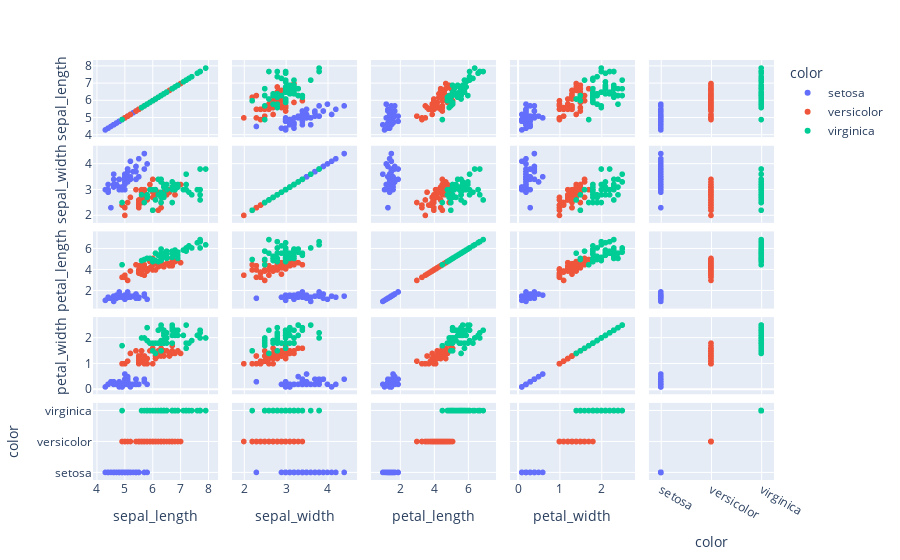

Notebook cell for this chart:
### Code cell
fig4=px.scatter_matrix(data4[data4.dtypes[data4.dtypes=='float64'].index],color=data4['species'])
fig4.show()

### Figure 1 — Plotly figure (JSON) as saved in the notebook; plotly's stock layout.template omitted (floating-point values rounded to 4 significant figures)
{"data": [{"dimensions": [{"axis": {"matches": true}, "label": "sepal_length", "values": [5.1, 4.9, 4.7, 4.6, 5, 5.4, 4.6, 5, 4.4, 4.9, 5.4, 4.8, 4.8, 4.3, 5.8, 5.7, 5.4, 5.1, 5.7, 5.1, 5.4, 5.1, 4.6, 5.1, 4.8, 5, 5, 5.2, 5.2, 4.7, 4.8, 5.4, 5.2, 5.5, 4.9, 5, 5.5, 4.9, 4.4, 5.1, 5, 4.5, 4.4, 5, 5.1, 4.8, 5.1, 4.6, 5.3, 5]}, {"axis": {"matches": true}, "label": "sepal_width", "values": [3.5, 3, 3.2, 3.1, 3.6, 3.9, 3.4, 3.4, 2.9, 3.1, 3.7, 3.4, 3, 3, 4, 4.4, 3.9, 3.5, 3.8, 3.8, 3.4, 3.7, 3.6, 3.3, 3.4, 3, 3.4, 3.5, 3.4, 3.2, 3.1, 3.4, 4.1, 4.2, 3.1, 3.2, 3.5, 3.1, 3, 3.4, 3.5, 2.3, 3.2, 3.5, 3.8, 3, 3.8, 3.2, 3.7, 3.3]}, {"axis": {"matches": true}, "label": "petal_length", "values": [1.4, 1.4, 1.3, 1.5, 1.4, 1.7, 1.4, 1.5, 1.4, 1.5, 1.5, 1.6, 1.4, 1.1, 1.2, 1.5, 1.3, 1.4, 1.7, 1.5, 1.7, 1.5, 1, 1.7, 1.9, 1.6, 1.6, 1.5, 1.4, 1.6, 1.6, 1.5, 1.5, 1.4, 1.5, 1.2, 1.3, 1.5, 1.3, 1.5, 1.3, 1.3, 1.3, 1.6, 1.9, 1.4, 1.6, 1.4, 1.5, 1.4]}, {"axis": {"matches": true}, "label": "petal_width", "values": [0.2, 0.2, 0.2, 0.2, 0.2, 0.4, 0.3, 0.2, 0.2, 0.1, 0.2, 0.2, 0.1, 0.1, 0.2, 0.4, 0.4, 0.3, 0.3, 0.3, 0.2, 0.4, 0.2, 0.5, 0.2, 0.2, 0.4, 0.2, 0.2, 0.2, 0.2, 0.4, 0.1, 0.2, 0.1, 0.2, 0.2, 0.1, 0.2, 0.2, 0.3, 0.3, 0.2, 0.6, 0.4, 0.3, 0.2, 0.2, 0.2, 0.2]}, {"axis": {"matches": true}, "label": "color", "values": ["setosa", "setosa", "setosa", "setosa", "setosa", "setosa", "setosa", "setosa", "setosa", "setosa", "setosa", "setosa", "setosa", "setosa", "setosa", "setosa", "setosa", "setosa", "setosa", "setosa", "setosa", "setosa", "setosa", "setosa", "setosa", "setosa", "setosa", "setosa", "setosa", "setosa", "setosa", "setosa", "setosa", "setosa", "setosa", "setosa", "setosa", "setosa", "setosa", "setosa", "setosa", "setosa", "setosa", "setosa", "setosa", "setosa", "setosa", "setosa", "setosa", "setosa"]}], "hovertemplate": "color=setosa<br>%{xaxis.title.text}=%{x}<br>%{yaxis.title.text}=%{y}<extra></extra>", "legendgroup": "setosa", "marker": {"color": "#636efa", "symbol": "circle"}, "name": "setosa", "showlegend": true, "type": "splom"}, {"dimensions": [{"axis": {"matches": true}, "label": "sepal_length", "values": [7, 6.4, 6.9, 5.5, 6.5, 5.7, 6.3, 4.9, 6.6, 5.2, 5, 5.9, 6, 6.1, 5.6, 6.7, 5.6, 5.8, 6.2, 5.6, 5.9, 6.1, 6.3, 6.1, 6.4, 6.6, 6.8, 6.7, 6, 5.7, 5.5, 5.5, 5.8, 6, 5.4, 6, 6.7, 6.3, 5.6, 5.5, 5.5, 6.1, 5.8, 5, 5.6, 5.7, 5.7, 6.2, 5.1, 5.7]}, {"axis": {"matches": true}, "label": "sepal_width", "values": [3.2, 3.2, 3.1, 2.3, 2.8, 2.8, 3.3, 2.4, 2.9, 2.7, 2, 3, 2.2, 2.9, 2.9, 3.1, 3, 2.7, 2.2, 2.5, 3.2, 2.8, 2.5, 2.8, 2.9, 3, 2.8, 3, 2.9, 2.6, 2.4, 2.4, 2.7, 2.7, 3, 3.4, 3.1, 2.3, 3, 2.5, 2.6, 3, 2.6, 2.3, 2.7, 3, 2.9, 2.9, 2.5, 2.8]}, {"axis": {"matches": true}, "label": "petal_length", "values": [4.7, 4.5, 4.9, 4, 4.6, 4.5, 4.7, 3.3, 4.6, 3.9, 3.5, 4.2, 4, 4.7, 3.6, 4.4, 4.5, 4.1, 4.5, 3.9, 4.8, 4, 4.9, 4.7, 4.3, 4.4, 4.8, 5, 4.5, 3.5, 3.8, 3.7, 3.9, 5.1, 4.5, 4.5, 4.7, 4.4, 4.1, 4, 4.4, 4.6, 4, 3.3, 4.2, 4.2, 4.2, 4.3, 3, 4.1]}, {"axis": {"matches": true}, "label": "petal_width", "values": [1.4, 1.5, 1.5, 1.3, 1.5, 1.3, 1.6, 1, 1.3, 1.4, 1, 1.5, 1, 1.4, 1.3, 1.4, 1.5, 1, 1.5, 1.1, 1.8, 1.3, 1.5, 1.2, 1.3, 1.4, 1.4, 1.7, 1.5, 1, 1.1, 1, 1.2, 1.6, 1.5, 1.6, 1.5, 1.3, 1.3, 1.3, 1.2, 1.4, 1.2, 1, 1.3, 1.2, 1.3, 1.3, 1.1, 1.3]}, {"axis": {"matches": true}, "label": "color", "values": ["versicolor", "versicolor", "versicolor", "versicolor", "versicolor", "versicolor", "versicolor", "versicolor", "versicolor", "versicolor", "versicolor", "versicolor", "versicolor", "versicolor", "versicolor", "versicolor", "versicolor", "versicolor", "versicolor", "versicolor", "versicolor", "versicolor", "versicolor", "versicolor", "versicolor", "versicolor", "versicolor", "versicolor", "versicolor", "versicolor", "versicolor", "versicolor", "versicolor", "versicolor", "versicolor", "versicolor", "versicolor", "versicolor", "versicolor", "versicolor", "versicolor", "versicolor", "versicolor", "versicolor", "versicolor", "versicolor", "versicolor", "versicolor", "versicolor", "versicolor"]}], "hovertemplate": "color=versicolor<br>%{xaxis.title.text}=%{x}<br>%{yaxis.title.text}=%{y}<extra></extra>", "legendgroup": "versicolor", "marker": {"color": "#EF553B", "symbol": "circle"}, "name": "versicolor", "showlegend": true, "type": "splom"}, {"dimensions": [{"axis": {"matches": true}, "label": "sepal_length", "values": [6.3, 5.8, 7.1, 6.3, 6.5, 7.6, 4.9, 7.3, 6.7, 7.2, 6.5, 6.4, 6.8, 5.7, 5.8, 6.4, 6.5, 7.7, 7.7, 6, 6.9, 5.6, 7.7, 6.3, 6.7, 7.2, 6.2, 6.1, 6.4, 7.2, 7.4, 7.9, 6.4, 6.3, 6.1, 7.7, 6.3, 6.4, 6, 6.9, 6.7, 6.9, 5.8, 6.8, 6.7, 6.7, 6.3, 6.5, 6.2, 5.9]}, {"axis": {"matches": true}, "label": "sepal_width", "values": [3.3, 2.7, 3, 2.9, 3, 3, 2.5, 2.9, 2.5, 3.6, 3.2, 2.7, 3, 2.5, 2.8, 3.2, 3, 3.8, 2.6, 2.2, 3.2, 2.8, 2.8, 2.7, 3.3, 3.2, 2.8, 3, 2.8, 3, 2.8, 3.8, 2.8, 2.8, 2.6, 3, 3.4, 3.1, 3, 3.1, 3.1, 3.1, 2.7, 3.2, 3.3, 3, 2.5, 3, 3.4, 3]}, {"axis": {"matches": true}, "label": "petal_length", "values": [6, 5.1, 5.9, 5.6, 5.8, 6.6, 4.5, 6.3, 5.8, 6.1, 5.1, 5.3, 5.5, 5, 5.1, 5.3, 5.5, 6.7, 6.9, 5, 5.7, 4.9, 6.7, 4.9, 5.7, 6, 4.8, 4.9, 5.6, 5.8, 6.1, 6.4, 5.6, 5.1, 5.6, 6.1, 5.6, 5.5, 4.8, 5.4, 5.6, 5.1, 5.1, 5.9, 5.7, 5.2, 5, 5.2, 5.4, 5.1]}, {"axis": {"matches": true}, "label": "petal_width", "values": [2.5, 1.9, 2.1, 1.8, 2.2, 2.1, 1.7, 1.8, 1.8, 2.5, 2, 1.9, 2.1, 2, 2.4, 2.3, 1.8, 2.2, 2.3, 1.5, 2.3, 2, 2, 1.8, 2.1, 1.8, 1.8, 1.8, 2.1, 1.6, 1.9, 2, 2.2, 1.5, 1.4, 2.3, 2.4, 1.8, 1.8, 2.1, 2.4, 2.3, 1.9, 2.3, 2.5, 2.3, 1.9, 2, 2.3, 1.8]}, {"axis": {"matches": true}, "label": "color", "values": ["virginica", "virginica", "virginica", "virginica", "virginica", "virginica", "virginica", "virginica", "virginica", "virginica", "virginica", "virginica", "virginica", "virginica", "virginica", "virginica", "virginica", "virginica", "virginica", "virginica", "virginica", "virginica", "virginica", "virginica", "virginica", "virginica", "virginica", "virginica", "virginica", "virginica", "virginica", "virginica", "virginica", "virginica", "virginica", "virginica", "virginica", "virginica", "virginica", "virginica", "virginica", "virginica", "virginica", "virginica", "virginica", "virginica", "virginica", "virginica", "virginica", "virginica"]}], "hovertemplate": "color=virginica<br>%{xaxis.title.text}=%{x}<br>%{yaxis.title.text}=%{y}<extra></extra>", "legendgroup": "virginica", "marker": {"color": "#00cc96", "symbol": "circle"}, "name": "virginica", "showlegend": true, "type": "splom"}], "layout": {"autosize": true, "dragmode": "select", "legend": {"title": {"text": "color"}, "tracegroupgap": 0}, "margin": {"t": 60}, "xaxis": {"autorange": true, "range": [3.58, 8.62], "type": "linear"}, "xaxis2": {"autorange": true, "range": [1.52, 4.88], "type": "linear"}, "xaxis3": {"autorange": true, "range": [-0.1794, 8.079], "type": "linear"}, "xaxis4": {"autorange": true, "range": [-0.3797, 2.98], "type": "linear"}, "xaxis5": {"autorange": true, "range": [-0.3998, 2.4], "type": "category"}, "yaxis": {"autorange": true, "range": [3.58, 8.62], "type": "linear"}, "yaxis2": {"autorange": true, "range": [1.52, 4.88], "type": "linear"}, "yaxis3": {"autorange": true, "range": [-0.1794, 8.079], "type": "linear"}, "yaxis4": {"autorange": true, "range": [-0.3797, 2.98], "type": "linear"}, "yaxis5": {"autorange": true, "range": [-0.3998, 2.4], "type": "category"}}}
